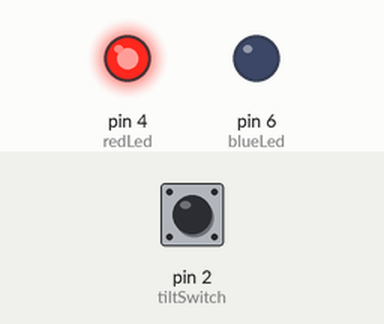
Simulated run of this sketch. Board: Arduino Uno, built with avr-gcc and run on an emulated ATmega328P. Shown: output pins drawn as LEDs (lit = HIGH). The inputs (shaded band) are chosen by the test bench; at power-on: pin 2 (tiltSwitch) HIGH.

Above: at 1.2 s.
1.3 s: pin 2 (tiltSwitch) pulled LOW for 0.15 s
At 1.37 s:
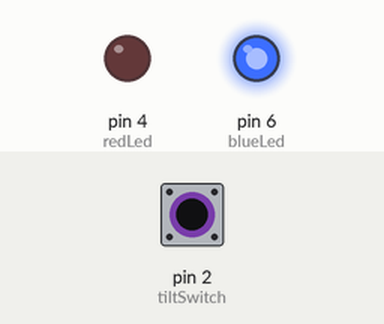
2.9 s: pin 2 (tiltSwitch) pulled LOW for 3.2 s
At 7.5 s:
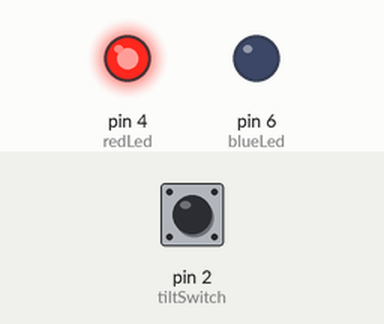
Timing chart, 0 to 9.0 s (numbered marks = the images above; inputs shaded):
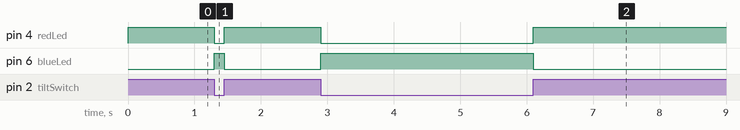

The sketch:

tiltswitch.ino
```cpp
// The tilt switch is connected to digital pin 2 of arduino the LEDs are connected to pin 4 and 6
int tiltSwitch = 2;
int tiltVal;
int redLed = 4;
int blueLed = 6;


void setup() {
  // The tilt switch is an input while the LEDs are outputs
  pinMode(tiltSwitch, INPUT);
  pinMode(redLed, OUTPUT);
  pinMode(blueLed, OUTPUT);

  // Make the switch on by default
  digitalWrite(tiltSwitch, HIGH);
}

void loop() {
  // Read the position by reading the tilt switch value. If tilted the value should be 0 (LOW)
  tiltVal = digitalRead(tiltSwitch);

  if (tiltVal == 0) {
    digitalWrite(blueLed, HIGH);
    digitalWrite(redLed, LOW);
  }

  if (tiltVal == 1) {
    digitalWrite(blueLed, LOW);
    digitalWrite(redLed, HIGH);
  }
}
```

Measured:
- after the input at 1.3 s, pin 4 (redLed): HIGH → LOW at once, → HIGH 0.15 s later; pin 6 (blueLed): LOW → HIGH at once, → LOW 0.15 s later
- after the input at 2.9 s, pin 4 (redLed): HIGH → LOW at once, → HIGH 3.2 s later; pin 6 (blueLed): LOW → HIGH at once, → LOW 3.2 s later
